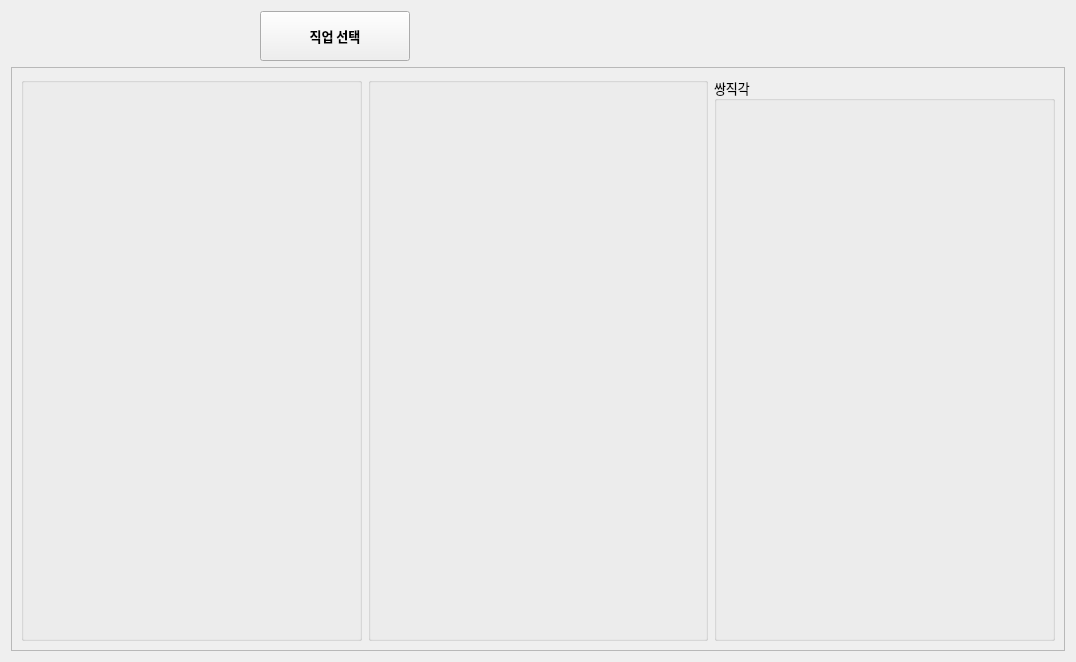
<?xml version="1.0" encoding="UTF-8"?>
<ui version="4.0">
 <class>SettingAdviser</class>
 <widget class="QWidget" name="SettingAdviser">
  <property name="geometry">
   <rect>
    <x>0</x>
    <y>0</y>
    <width>1076</width>
    <height>662</height>
   </rect>
  </property>
  <property name="windowTitle">
   <string>Form</string>
  </property>
  <layout class="QVBoxLayout" name="verticalLayout">
   <item>
    <layout class="QHBoxLayout" name="horizontalLayout">
     <item>
      <widget class="QPushButton" name="pbSelectClass">
       <property name="minimumSize">
        <size>
         <width>150</width>
         <height>50</height>
        </size>
       </property>
       <property name="maximumSize">
        <size>
         <width>150</width>
         <height>50</height>
        </size>
       </property>
       <property name="font">
        <font>
         <family>나눔스퀘어 네오 Bold</family>
         <pointsize>10</pointsize>
         <bold>true</bold>
        </font>
       </property>
       <property name="text">
        <string>직업 선택</string>
       </property>
      </widget>
     </item>
     <item>
      <widget class="QLabel" name="lbSelectedClass">
       <property name="minimumSize">
        <size>
         <width>150</width>
         <height>50</height>
        </size>
       </property>
       <property name="maximumSize">
        <size>
         <width>150</width>
         <height>50</height>
        </size>
       </property>
       <property name="font">
        <font>
         <family>나눔스퀘어_ac ExtraBold</family>
         <pointsize>12</pointsize>
         <bold>true</bold>
        </font>
       </property>
       <property name="text">
        <string/>
       </property>
      </widget>
     </item>
    </layout>
   </item>
   <item>
    <widget class="QScrollArea" name="scrollArea">
     <property name="widgetResizable">
      <bool>true</bool>
     </property>
     <widget class="QWidget" name="scrollAreaWidgetContents">
      <property name="geometry">
       <rect>
        <x>0</x>
        <y>0</y>
        <width>1056</width>
        <height>584</height>
       </rect>
      </property>
      <layout class="QVBoxLayout" name="verticalLayout_2">
       <item>
        <layout class="QHBoxLayout" name="hLayoutSettings">
         <item>
          <widget class="QGroupBox" name="groupSetting1">
           <property name="font">
            <font>
             <family>나눔스퀘어 네오 Regular</family>
             <pointsize>10</pointsize>
            </font>
           </property>
           <property name="title">
            <string/>
           </property>
           <layout class="QVBoxLayout" name="verticalLayout_4">
            <item>
             <layout class="QVBoxLayout" name="vLayoutSetting1"/>
            </item>
           </layout>
          </widget>
         </item>
         <item>
          <widget class="QGroupBox" name="groupSetting2">
           <property name="font">
            <font>
             <family>나눔스퀘어 네오 Regular</family>
             <pointsize>10</pointsize>
            </font>
           </property>
           <property name="title">
            <string/>
           </property>
           <layout class="QVBoxLayout" name="verticalLayout_3">
            <item>
             <layout class="QVBoxLayout" name="vLayoutSetting2"/>
            </item>
           </layout>
          </widget>
         </item>
         <item>
          <widget class="QGroupBox" name="groupSetting3">
           <property name="font">
            <font>
             <family>나눔스퀘어 네오 Regular</family>
             <pointsize>10</pointsize>
            </font>
           </property>
           <property name="title">
            <string>쌍직각</string>
           </property>
           <layout class="QVBoxLayout" name="verticalLayout_5">
            <item>
             <layout class="QVBoxLayout" name="vLayoutSetting3"/>
            </item>
           </layout>
          </widget>
         </item>
        </layout>
       </item>
      </layout>
     </widget>
    </widget>
   </item>
  </layout>
 </widget>
 <resources/>
 <connections/>
</ui>
